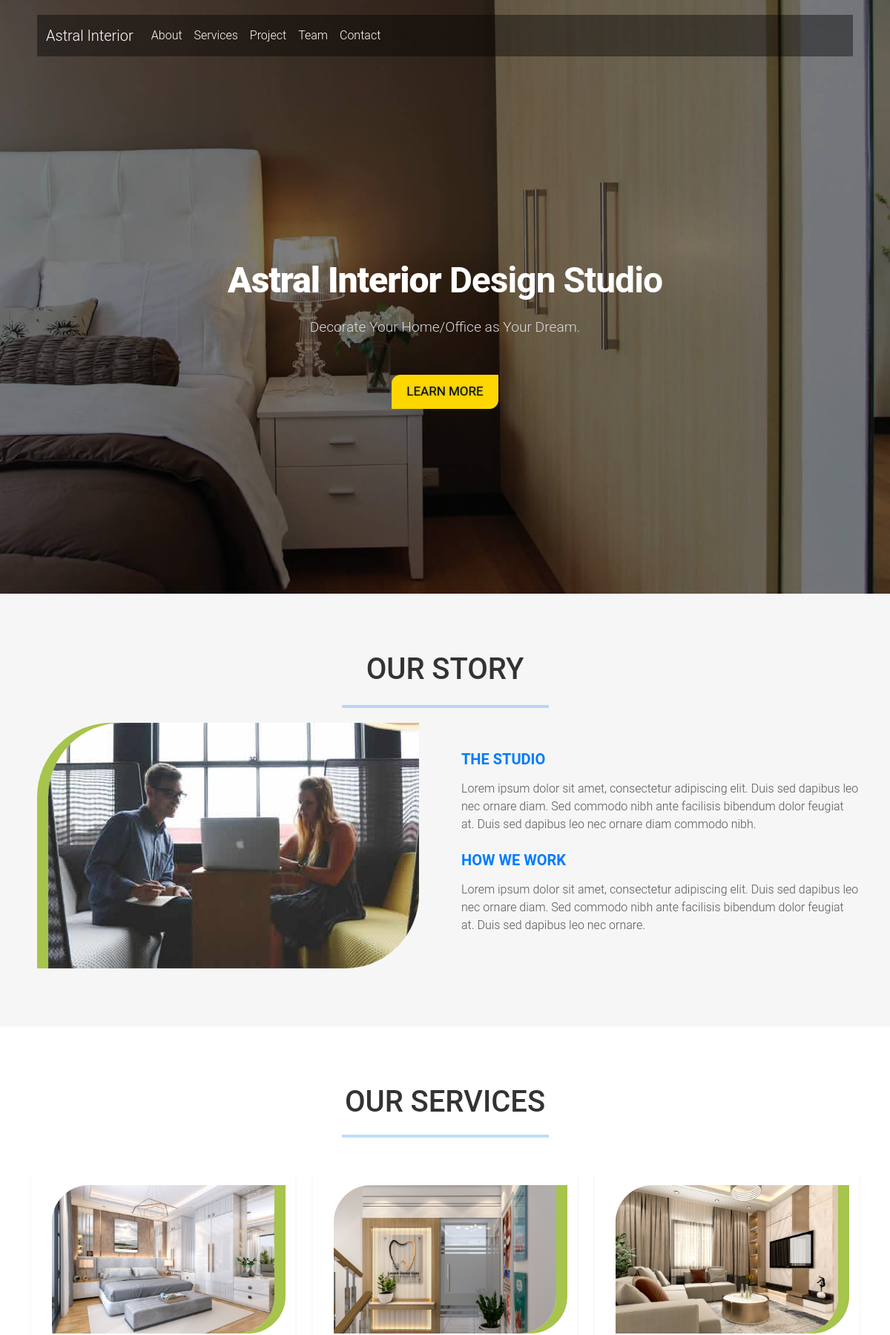
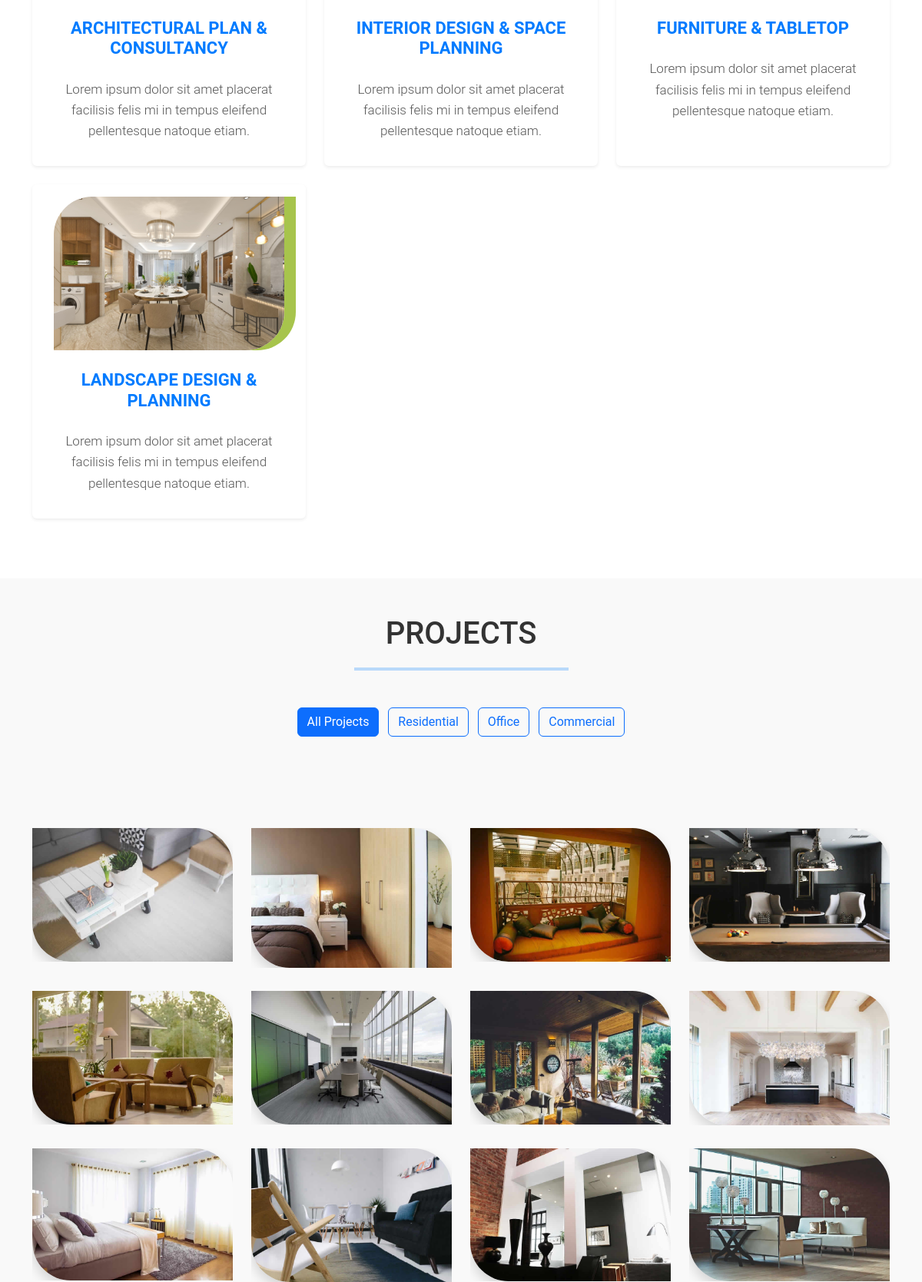
Page /2/ (upper part) on the committed database (2 pictures, top to bottom).
### home/models.py (models this page shows, shortened)
class CompanyInformation(models.Model):
    logo = models.ImageField(upload_to='company/', blank=True, null=True)
    cover = models.ImageField(upload_to='company/', blank=True, null=True)
    name = models.CharField(max_length=100)
    title = models.CharField(max_length=600, blank=True, null=True)
    details = models.TextField(blank=True, null=True)
    address = models.CharField(max_length=200, blank=True, null=True)
    phone = models.CharField(max_length=11, blank=True, null=True)
    email = models.EmailField(max_length=200, blank=True, null=True)

class OurService(models.Model):
    title = models.CharField(max_length=200)
    picture = models.ImageField(upload_to='service/', blank=True, null=True)
    details = models.TextField(blank=True, null=True)
    active = models.BooleanField(default=True)
    created_date = models.DateTimeField(auto_now_add=True)
    update_date = models.DateTimeField(auto_now=True)

class OurProject(models.Model):
    STATUS = (
        ('Running', 'Running'),
        ('Complete', 'Complete'),
        ('Stop', 'Stop'),
    )
    title = models.CharField(max_length=200)
    picture = models.ImageField(upload_to='project/', blank=True, null=True)
    details = models.TextField(blank=True, null=True)
    active = models.BooleanField(default=True)
    status = models.CharField(choices=STATUS, default="Running", max_length=20)
    created_date = models.DateTimeField(auto_now_add=True)
    update_date = models.DateTimeField(auto_now=True)
    class Meta:
        ordering = ['-created_date']

### home/views.py (the view)
# urls.py: path('2/', home2, name='home2')
def home2(request):
    company_information = CompanyInformation.objects.all().first()
    service = OurService.objects.filter(active=True)
    project = OurProject.objects.filter(active=True)
    team = OurTeam.objects.filter(active=True)
    contaxt = {
        'company_information': company_information,
        'service': service,
        'project': project,
        'team': team,
    }
    return render(request, 'home2.html', contaxt)

### templates/home2.html (shortened to what this page needs)
{% load static %}
<!doctype html>
<html lang="en">
<head>
    <link rel="stylesheet" type="text/css"  href="{% static 'css/style2.css' %}">
    <link href="https://cdn.jsdelivr.net/npm/bootstrap@5.3.3/dist/css/bootstrap.min.css" rel="stylesheet"
>
    <link href="https://cdn.jsdelivr.net/npm/bootstrap-icons/font/bootstrap-icons.css" rel="stylesheet">
    <link rel="stylesheet" href="css/style.css">
    <link href="https://cdnjs.cloudflare.com/ajax/libs/lightbox2/2.11.3/css/lightbox.min.css" rel="stylesheet">
</head>
<body>
    <nav class="navbar navbar-expand-lg navbar-dark fixed-top">
        <div class="container-fluid">
            <a class="navbar-brand nav-link" href="#header">Astral Interior</a>
            <div class="collapse navbar-collapse" id="navbarSupportedContent">
                <ul class="navbar-nav me-auto mb-2 mb-lg-0">
                    <li class="nav-item">
                        <a class="nav-link" href="#about">About</a>
                    </li>
                    <li class="nav-item">
                        <a class="nav-link" href="#services">Services</a>
                    </li>
                    <li class="nav-item">
                        <a class="nav-link" href="#project">Project</a>
                    </li>
                    <li class="nav-item">
                        <a class="nav-link" href="#team">Team</a>
                    </li>
                    <li class="nav-item">
                        <a class="nav-link" href="#contact">Contact</a>
                    </li>
                </ul>
            </div>
        </div>
    </nav>
    <section class="header">
        <header id="header">
            <div class="intro"
                style="background: url({{company_information.cover.url}}) no-repeat center center; background-size: cover;">
                <div class="overlay">
                    <div class="container h-100">
                        <div class="row h-100 align-items-center justify-content-center text-center">
                            <div class="intro-text">
                                <h1><strong>{{company_information.name}}</strong> Design Studio</h1>
                                <p>{{company_information.title}}</p>
                                <a href="" class="btn btn-custom btn-lg page-scroll">Learn More</a>
                            </div>
                        </div>
                    </div>
                </div>
            </div>
        </header>
    </section>
    <section id="about">
        <div id="about" class="py-5">
            <div class="container">
                <div class="section-title text-center">
                    <h2 class="mb-4">Our Story</h2>
                    <hr class="w-25 mx-auto">
                </div>
                <div class="row align-items-center">
                    <div class="col-md-6 mb-4 mb-md-0 text-center">
                        <img src="{% static 'img/about.jpg' %}" class="img-fluid rounded" alt="About us">
                    </div>
                    <div class="col-md-6">
                        <div class="about-text">
                            <h3 class="mb-3">The Studio</h3>
                            <p class="mb-4">
                                Lorem ipsum dolor sit amet, consectetur adipiscing elit. Duis sed dapibus leo nec ornare
                                diam. Sed
                                commodo
                                nibh
                                ante facilisis bibendum dolor feugiat at. Duis sed dapibus leo nec ornare diam commodo
                                nibh.
                            </p>
                            <h3 class="mb-3">How We Work</h3>
                            <p>
                                Lorem ipsum dolor sit amet, consectetur adipiscing elit. Duis sed dapibus leo nec ornare
                                diam. Sed
                                commodo
                                nibh
                                ante facilisis bibendum dolor feugiat at. Duis sed dapibus leo nec ornare.
                            </p>
                        </div>
                    </div>
                </div>
            </div>
        </div>
    </section>
    <section id="services">
        <div id="services" class="py-5">
            <div class="container">
                <div class="section-title text-center mb-5">
                    <h2>Our Services</h2>
                    <hr class="w-25 mx-auto mb-3">
                </div>
                <div class="row g-4">
                    {% for service in service %}
                    <div class="col-12 col-md-4 text-center">
                        <div class="service shadow-sm rounded p-3 h-100">
                            <img src="{{service.picture.url}}" class="img-fluid rounded mb-3" alt="Residential Design"
                                style="height: 200px; object-fit: cover; width: 300px;">
                            <h3 class="mb-3">{{service.title}}</h3>
                            <p>Lorem ipsum dolor sit amet placerat facilisis felis mi in tempus eleifend pellentesque
                                natoque etiam.
                            </p>
                        </div>
                    </div>
                    {% endfor %}
                </div>
            </div>
        </div>
    </section>
    <section id="project">
        <div id="project" class="py-5" style="background: #f9f9f9 !important;">
            <div class="container">
                <div class="section-title text-center mb-5">
                    <h2>Projects</h2>
                    <hr class="w-25 mx-auto mb-3">
                </div>
                <div class="categories mb-5">
                    <ul class="list-inline text-center">
                        <li class="list-inline-item">
                            <a data-filter="*" class="btn btn-outline-primary active">All Projects</a>
                        </li>
                        <li class="list-inline-item">
                            <a data-filter=".residential" class="btn btn-outline-primary">Residential</a>
                        </li>
                        <li class="list-inline-item">
                            <a data-filter=".office" class="btn btn-outline-primary">Office</a>
                        </li>
                        <li class="list-inline-item">
                            <a data-filter=".commercial" class="btn btn-outline-primary">Commercial</a>
                        </li>
                    </ul>
                </div>
                <div class="row portfolio-items">
                    {% for project in project %}
                    <div class="col-sm-6 col-md-4 col-lg-3 residential">
                        <div class="portfolio-item">
                            <div class="hover-bg">
                                <a href="{{project.picture.url}}" title="{{project.details}}"
                                    data-lightbox-gallery="gallery1">
                                    <img src="{{project.picture.url}}" class="img-fluid rounded shadow"
                                        alt="{{project.title}}">
                                </a>
                            </div>
                        </div>
                    </div>
                    {% endfor %}
                </div>
            </div>
        </div>
    </section>
</body>
</html>

### static/css/style2.css (style rules this page uses)
#header .intro { height: 100vh; position: relative; }
#header .overlay { position: absolute; top: 0; left: 0; width: 100%; height: 100%; background: rgba(0, 0, 0, 0.5); }
#header .intro-text h1 { color: #fff; font-size: 3rem; font-weight: bold; margin-bottom: 20px; }
#header .intro-text p { color: #ddd; font-size: 1.2rem; margin-bottom: 30px; }
.btn-custom { background-color: #ff5722; color: #fff; border: none; padding: 10px 20px; font-size: 1rem; transition: background 0.3s ease; }
.navbar { margin: 20px 50px; background-color: #00000069; transition: background-color 0.3s ease-in-out; z-index: 1030; }
.navbar-dark .navbar-brand, .navbar-dark .nav-link { color: #fff; }
#header .btn-custom { background-color: #ffd700; color: #000; border: none; padding: 10px 20px; border-radius: 12px 0 12px 0; }
#about { background-color: #f9f9f9; }
#about img { border-radius: 100px 0px !important; box-shadow: -15px 0 #a7c44c; }
.section-title h2 { font-size: 2.5rem; color: #333; }
.section-title hr { border: 2px solid #007bff; }
.about-text h3 { color: #007bff; font-weight: bold; }
.about-text p { font-size: 1rem; line-height: 1.6; color: #555; }
#services { background-color: #ffffff; }
#services h2 { font-size: 2.5rem; color: #333; }
#services hr { border: 2px solid #007bff; }
.service img { border-radius: 50px 0px !important; box-shadow: -15px 0 #a7c44c; }
.service h3 { color: #007bff; font-weight: bold; }
.service p { color: #555; line-height: 1.6; }
.hover-bg { position: relative; overflow: hidden; margin: 15px 0px; }
.hover-bg img { border-radius: 0 50px 0 50px !important; }
.nav-link { color: #000; text-decoration: none; }

### static/css/style.css (style rules this page uses)
body, html { font-family: 'Roboto', sans-serif; text-rendering: optimizeLegibility !important; -webkit-font-smoothing: antialiased !important; color: #777; font-weight: 300; width: 100% !important; height: 100% !important; }
h2 { margin: 0 0 20px 0; font-weight: 500; font-size: 34px; color: #333; text-transform: uppercase; }
h3 { font-size: 22px; font-weight: 500; color: #333; }
p { font-size: 17px; }
a { color: #333; font-weight: 400; }
ul, ol { list-style: none; }
ul, ol { padding: 0; webkit-padding: 0; moz-padding: 0; }
hr { height: 4px; width: 70px; text-align: center; position: relative; background: #a7c44c; margin: 0 auto; margin-bottom: 20px; border: 0; }
.btn:active, .btn.active { background-image: none; outline: 0; -webkit-box-shadow: none; box-shadow: none; }
.section-title { margin-bottom: 10px; }
.btn-custom { text-transform: uppercase; color: #fff; text-shadow: 0 0 3px #859c3c; background-color: #a7c44c; border: 0; padding: 14px 20px; margin: 0; font-size: 17px; border-radius: 12px 0 12px 0; margin-top: 20px; transition: all 0.5s; }
.intro { display: table; width: 100%; padding: 0; background-color: #e5e5e5; -webkit-background-size: cover; -moz-background-size: cover; background-size: cover; -o-background-size: cover; }
.intro .overlay { background: rgba(0,0,0,0.40); }
.intro h1 { color: #fff; font-size: 68px; font-weight: 400; margin-top: 0; margin-bottom: 10px; letter-spacing: -1px; }
.intro p { color: #fff; font-size: 24px; font-weight: 300; margin-top: 10px; margin-bottom: 40px; }
header .intro-text { padding-top: 300px; padding-bottom: 200px; text-align: center; }
#about { padding: 30px 0; background: #f6f6f6; }
#about h3 { font-size: 20px; text-transform: uppercase; }
#about .about-text { margin-left: 10px; margin-top: 20px; }
#about img { display: inline-block; border-radius: 100px 0 100px 0; box-shadow: -15px 0 #a7c44c; }
#about p { line-height: 24px; margin: 15px 0 30px; }
#services { padding: 30px 0; }
#services .service { padding-left: 40px; }
#services img { width: 300px; border-radius: 75px 0 75px 0; box-shadow: 15px 0 #a7c44c; }
#services h3 { padding: 10px 0; text-transform: uppercase; }
.categories { padding-bottom: 40px; text-align: center; }
.portfolio-item { margin: 15px 0; }
.portfolio-item .hover-bg { overflow: hidden; position: relative; }
.portfolio-item img { border-radius: 0 50px 0 50px; }

### rows in the picture
CompanyInformation: cover (picture), name "Astral Interior", title "Decorate Your Home/Office as Your Dream."
OurService: picture (picture), title "ARCHITECTURAL PLAN & CONSULTANCY"
OurService: picture (picture), title "INTERIOR DESIGN & SPACE PLANNING"
OurService: picture (picture), title "FURNITURE & TABLETOP"
OurService: picture (picture), title "LANDSCAPE DESIGN & PLANNING"
OurProject: picture (picture)
OurProject: picture (picture)
OurProject: picture (picture)
OurProject: picture (picture)
OurProject: picture (picture)
OurProject: picture (picture)
OurProject: picture (picture)
OurProject: picture (picture)
OurProject: picture (picture)
OurProject: picture (picture)
OurProject: picture (picture)
OurProject: picture (picture)
